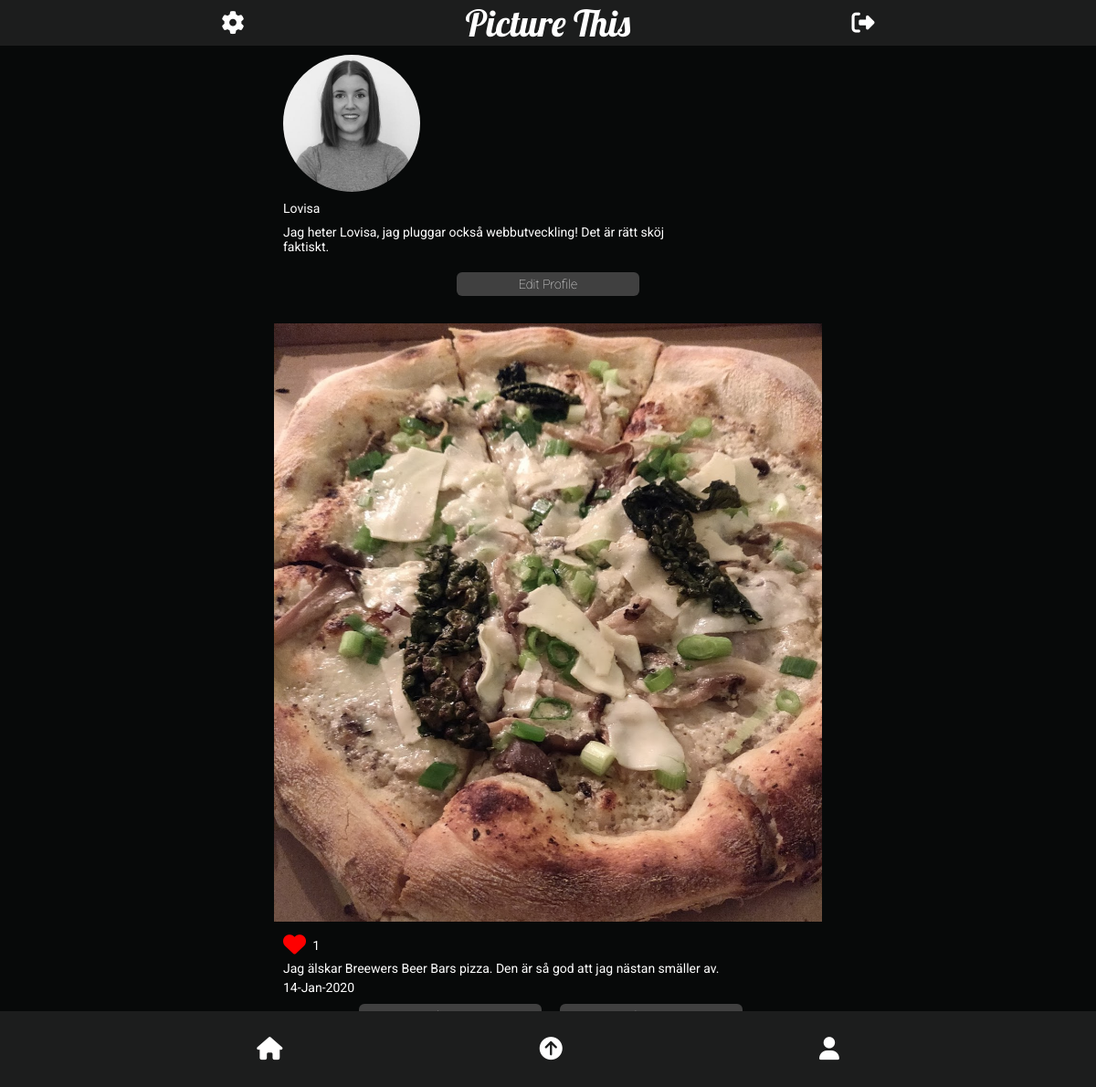
Page /profile.php (signed in) on the earlier database version.
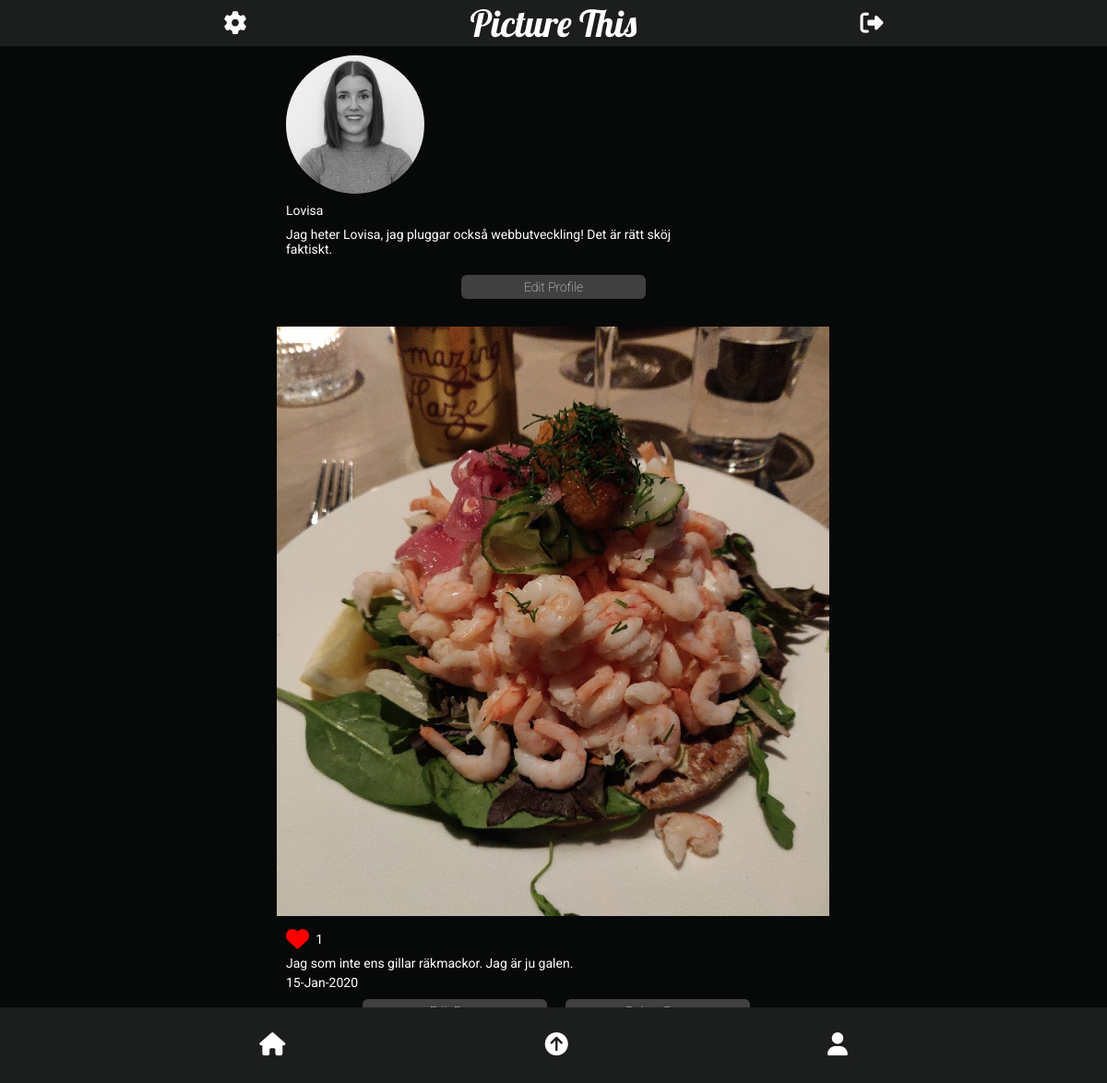
Same page on the later database version.
### tables this page shows
CREATE TABLE users (
id INTEGER PRIMARY KEY,
fullname VARCHAR,
username VARCHAR,
email VARCHAR,
password VARCHAR,
profileimage VARCHAR,
biography VARCHAR);

CREATE TABLE posts (
id integer primary KEY
autoincrement,
postImage VARCHAR,
postContent VARCHAR,
createdAt VARCHAR,
userId INTEGER
);

### app/functions.php (called while the page is built, shortened)
<?php
function isLoggedIn(): bool
{
    return isset($_SESSION['user']);
}
function getUserById(int $id, object $pdo): array
{
    $statement = $pdo->prepare('SELECT * FROM users WHERE id = :id');
    $statement->bindParam(':id', $id, PDO::PARAM_STR);
    $statement->execute();
    $user = $statement->fetch(PDO::FETCH_ASSOC);
    if ($user) {
        return $user;
    }
    return $user = [];
}
function getPostsByUser(int $id, object $pdo): array
{
    $statement = $pdo->prepare('SELECT * FROM posts WHERE userId = :userId ORDER BY createdAt DESC');
    $statement->bindParam(':userId', $id, PDO::PARAM_INT);
    $statement->execute();
    $posts = $statement->fetchAll(PDO::FETCH_ASSOC);
    return $posts;
}
function countLikes(int $postId, object $pdo): string
{
    $statement = $pdo->prepare('SELECT COUNT(*) FROM likes WHERE postId = :postId');
    $statement->bindParam(':postId', $postId, PDO::PARAM_INT);
    $statement->execute();
    $likes = $statement->fetch(PDO::FETCH_ASSOC);
    return $likes["COUNT(*)"];
}
function isLikedByUser(int $postId, int $userId, object $pdo): bool
{
    $statement = $pdo->prepare('SELECT * FROM likes WHERE postId = :postId AND userId = :userId');
    $statement->bindParam(':postId', $postId, PDO::PARAM_INT);
    $statement->bindParam(':userId', $userId, PDO::PARAM_INT);
    $statement->execute();
    $isLikedByUser = $statement->fetch(PDO::FETCH_ASSOC);
    return $isLikedByUser ? true : false;
}

### app/config.php (called while the page is built, shortened)
<?php
return [
    'title' => 'Picture This',
    'database_path' => sprintf('sqlite:%s/database/database.db', __DIR__),
];

### app/autoload.php (called while the page is built, shortened)
<?php
require __DIR__.'/functions.php';
$config = require __DIR__.'/config.php';

### profile.php (the view, shortened to what this page needs)
<?php require __DIR__ . '/views/header.php'; ?>
<?php $user = getUserById($_SESSION['user']['id'], $pdo); ?>
<?php $id = (int) $_SESSION['user']['id']; ?>
<?php $posts = getPostsByUser($id, $pdo); ?>
<section class="profile-page">
    <div class="profile-info">
        <div class="profile-image">
            <?php if (isLoggedIn()) : ?>
                <img class="profile-image-src" src="<?= 'app/users/images/' . $user['profileimage'] ?>" alt="Profile-image">
            <?php endif; ?>
        </div>
        <p class=> <?php echo $user['username'] ?></p>
        <div class="biography-profile-page">
            <?php if (isLoggedIn()) : ?>
                <p><?php echo $user['biography']; ?></p>
            <?php endif; ?>
        </div>
    </div>
    <form>
        <input type="button" class="submit-button" value="Edit Profile" onclick="window.location.href='settings.php'">
    </form>
    <?php if (isLoggedIn()) : ?>
        <div class="profile-wrapper">
            <?php foreach ($posts as $post) : ?>
                <div data-id="<?= $post['id'] ?>" class="profile-post">
                    <img data-id="<?= $post['id'] ?>" class="profile-post-src" src="<?= 'app/posts/uploads/' . $post['postImage'] ?>" alt="">
                    <div data-id="<?= $post['id'] ?>" class="post-content ">
                        <?php $likes = countLikes($post['id'], $pdo) ?>
                        <?php $isLikedByUser = isLikedByUser($post['id'], $_SESSION['user']['id'], $pdo); ?>
                        <div class="info-bottom-image">
                            <div class="likes-position">
                                <form data-id="<?= $post['id'] ?>" class="like-form" action="app/posts/likes.php" method="post" enctype="multipart/form-data">
                                    <button data-id="<?= $post['id'] ?>" class=" button-liked like <?= $isLikedByUser ? '' : 'hidden' ?>" type=" submit" name="postId" value="<?= $post['id'] ?>"><i class="fas fa-heart"></i></button>
                                </form>
                                <p class="likeCount<?= $post['id'] ?>"><?php echo $likes ?></p>
                            </div>
                            <p class="content-bottom"><?php echo $post['postContent']; ?></p>
                            <p class="date-bottom"><?php $date = $post['createdAt'];
                                                    $currentDate = explode("-", $date);
                                                    echo $currentDate[0] . '-' . $currentDate[1] . '-' . $currentDate[2] ?></p>
                        </div>
                        <div data-id="<?= $post['id'] ?>" class="update-post-content ">
                            <form class="edit-post-form" action="app/posts/update.php" method="post" enctype="multipart/form-data">
                                <button data-id="<?= $post['id'] ?>" class="submit-button edit-button " type="button" name="postId" value="<?= $post['id'] ?>">Edit Post</button>
                            </form>
                            <form class="delete-button-form" action="app/posts/delete.php" method="post" enctype="multipart/form-data">
                                <button class="submit-button button-delete " type="submit" name="postId" value="<?= $post['id'] ?>">Delete Post</button>
                            </form>
                        </div>
                    </div>
                <?php endforeach; ?>
                </div>
            <?php endif; ?>
</section>
<?php require __DIR__ . '/views/footer.php'; ?>

### views/header.php (shortened to what this page needs)
<?php require __DIR__ . '/../app/autoload.php'; ?>
<!DOCTYPE html>
<html lang="en">
<head>
    <link rel="stylesheet" href="/assets/styles/main.css">
    <link rel="stylesheet" href="/assets/styles/profile.css">
    <link rel="stylesheet" href="/assets/styles/footer.css">
    <link rel="stylesheet" href="/assets/styles/navigation.css">
    <link rel="stylesheet" href="/assets/styles/loginpage.css">
    <link rel="stylesheet" href="/assets/styles/feed.css">
    <link rel="stylesheet" href="/assets/styles/buttons.css">
    <link rel="stylesheet" href="/assets/styles/settings.css">
    <link rel="stylesheet" href="/assets/styles/upload.css">
    <link rel="stylesheet" href="/assets/styles/register.css">
    <link rel="stylesheet" href="/assets/styles/desktopversion.css">
</head>
<body>
    <?php if (isLoggedIn()) : ?>
        <?php require __DIR__ . '/navigation.php'; ?>
    <?php endif; ?>

### views/navigation.php
<?php if (isLoggedIn()) : ?>
    <nav>
        <ul>
            <li class="nav-item">
                <a class="nav-link<?php echo $_SERVER['SCRIPT_NAME'] === '/settings.php' ? 'active' : ''; ?>" href="/settings.php"><i class="fas fa-cog"></i></a>
            </li>
            <li class="nav-item">
                <a class="navbar-brand" href="/index.php"><?php echo $config['title']; ?></a>
            </li>
            <li class="nav-item">
                <a class="nav-link" href="/app/users/logout.php"><i class="fas fa-sign-out-alt"></i></a>
            </li>
        </ul>
    </nav>
<?php else : ?>
    <nav class="navbar">
        <a class="navbar-brand" href="#"><?php echo $config['title']; ?></a>
    </nav>
<?php endif; ?>

### views/footer.php (shortened to what this page needs)
<section class="footer">
    <a class="icons" href="index.php"><i class="fas fa-home"></i></a>
    <a class="icons" href="upload.php"><i class="fas fa-arrow-circle-up"></i></a>
    <a class="icons" href="profile.php"><i class="fas fa-user"></i></a>
</section>
</body>
</html>

### assets/styles/main.css (style rules this page uses)
* { margin: 0; padding: 0; box-sizing: border-box; font-size: 14px; font-family: "Roboto", sans-serif; }
body { width: 100vw; display: flex; flex-direction: column; align-items: center; justify-content: center; background-color: #070909; color: white; }
section { width: 100%; display: flex; flex-direction: column; align-items: center; justify-content: center; }

### assets/styles/profile.css (style rules this page uses)
.profile-page { width: 100%; margin-top: 50px; display: flex; justify-content: flex-start; }
.profile-image-src { margin: 0 10px; border-radius: 50%; display: flex; width: 100px; height: 100px; object-fit: cover; }
.info-bottom-image { margin: 10px 30px 10px 10px; }
.likes-position { width: 40px; display: flex; align-items: center; justify-content: space-between; margin-bottom: 5px; }
.biography-profile-page { width: 80%; }
.profile-post-src { width: 100%; object-fit: cover; }
.profile-wrapper { width: 100vw; display: flex; flex-direction: row; flex-wrap: wrap; margin-bottom: 30px; margin-top: 15px; }
.profile-info { margin: 10px; width: 100%; }
.profile-info p { margin: 10px 10px; }
.profile-post { margin-bottom: 5px; width: 100%; }
.update-post-content { display: flex; flex-direction: row; justify-content: center; margin: 0 0 20px 5px; }
.edit-post-form { display: flex; flex-direction: column; align-items: center; }

### assets/styles/footer.css (style rules this page uses)
.footer { width: 100%; height: 7%; display: flex; flex-direction: row; justify-content: space-evenly; background-color: #1c1d1d; position: fixed; bottom: 0; }
a { color: white; }
a:link { text-decoration: none; }
i { font-size: 25px; color: white; }

### assets/styles/navigation.css (style rules this page uses)
nav { width: 100%; height: 50px; position: fixed; top: 0; }
ul { display: flex; flex-direction: row; justify-content: space-evenly; align-items: center; height: 50px; background-color: #1c1d1d; }
li { list-style-type: none; }
.navbar-brand { font-family: "Lobster", cursive; font-size: 25px; font-weight: 300; display: flex; justify-content: center; align-items: center; height: 100%; }

### assets/styles/feed.css (style rules this page uses)
.content-bottom { margin-top: 5px; }
.date-bottom { margin-top: 5px; }

### assets/styles/buttons.css (style rules this page uses)
.submit-button { border: none; background: #404040; color: #ffffff; font-weight: 100; padding: 5px; border-radius: 6px; transition: all 0.3s ease 0s; width: 102px; }
.button-delete { width: 102px; }
.edit-button { margin-right: 20px; width: 102px; }
.button-liked { background: none; border: none; }
.button-liked i { color: red; }

### assets/styles/desktopversion.css (style rules this page uses)
@media all and (min-width: 768px) { section { width: 50vw; } }
@media all and (min-width: 768px) { body { margin: auto; width: 50vw; } }
@media all and (min-width: 768px) { .footer { width: 100%; } }
@media all and (min-width: 768px) { nav { width: 100%; } }
@media all and (min-width: 768px) { .profile-wrapper { width: 50vw; } }
@media all and (min-width: 768px) { .profile-image-src { width: 150px; height: 150px; } }
@media all and (min-width: 768px) { .navbar-brand { font-size: 40px; } }
@media all and (min-width: 768px) { .submit-button { width: 200px; } }
@media all and (min-width: 768px) { .submit-button { margin-bottom: 10px; } }
@media all and (min-width: 768px) { .profile-post-src { width: 100%; } }

Differences in the rows shown:
removed posts: postImage (picture), $post['id'] 31 (drawn), likes "1", postContent "Jag älskar Breewers Beer Bars pizza. Den är så god att jag nästan smäller av.", createdAt "14", createdAt "Jan", createdAt "2020"
added posts: postImage (picture), $post['id'] 32 (drawn), likes "1", postContent "Jag som inte ens gillar räkmackor. Jag är ju galen.", createdAt "15", createdAt "Jan", createdAt "2020"
